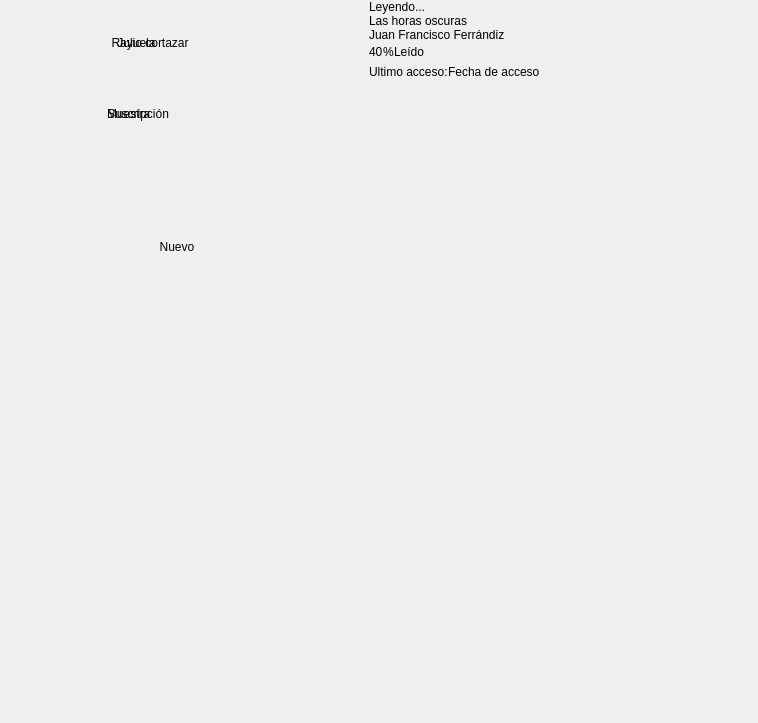
<?xml version="1.0" encoding="UTF-8"?>
<ui version="4.0">
 <class>LibraryReadingLineGridViewer</class>
 <widget class="QWidget" name="LibraryReadingLineGridViewer">
  <property name="geometry">
   <rect>
    <x>0</x>
    <y>0</y>
    <width>758</width>
    <height>723</height>
   </rect>
  </property>
  <property name="minimumSize">
   <size>
    <width>758</width>
    <height>723</height>
   </size>
  </property>
  <property name="maximumSize">
   <size>
    <width>758</width>
    <height>800</height>
   </size>
  </property>
  <property name="windowTitle">
   <string>Form</string>
  </property>
  <property name="styleSheet">
   <string notr="true"/>
  </property>
  <layout class="QVBoxLayout" name="verticalLayout_2">
   <property name="spacing">
    <number>0</number>
   </property>
   <property name="margin">
    <number>0</number>
   </property>
   <item>
    <widget class="QWidget" name="LibraryReadingLineGridViewerCont" native="true">
     <layout class="QVBoxLayout" name="verticalLayout_4">
      <property name="spacing">
       <number>0</number>
      </property>
      <property name="margin">
       <number>0</number>
      </property>
      <item>
       <widget class="LongPressWidget" name="mainBookInfoCont" native="true">
        <property name="minimumSize">
         <size>
          <width>758</width>
          <height>327</height>
         </size>
        </property>
        <widget class="QWidget" name="currentBookCont" native="true">
         <property name="geometry">
          <rect>
           <x>0</x>
           <y>0</y>
           <width>758</width>
           <height>339</height>
          </rect>
         </property>
         <layout class="QHBoxLayout" name="horizontalLayout">
          <property name="spacing">
           <number>0</number>
          </property>
          <property name="leftMargin">
           <number>20</number>
          </property>
          <property name="topMargin">
           <number>0</number>
          </property>
          <property name="rightMargin">
           <number>0</number>
          </property>
          <property name="bottomMargin">
           <number>0</number>
          </property>
          <item>
           <widget class="QWidget" name="coverCont" native="true">
            <layout class="QGridLayout" name="gridLayout_2">
             <property name="margin">
              <number>0</number>
             </property>
             <property name="spacing">
              <number>0</number>
             </property>
             <item row="2" column="1">
              <widget class="QWidget" name="coverTagsCont" native="true">
               <widget class="QLabel" name="titleLbl">
                <property name="geometry">
                 <rect>
                  <x>0</x>
                  <y>0</y>
                  <width>53</width>
                  <height>17</height>
                 </rect>
                </property>
                <property name="text">
                 <string>Rayuela</string>
                </property>
                <property name="alignment">
                 <set>Qt::AlignHCenter|Qt::AlignTop</set>
                </property>
                <property name="wordWrap">
                 <bool>true</bool>
                </property>
                <property name="indent">
                 <number>0</number>
                </property>
               </widget>
               <widget class="QLabel" name="authorLbl_2">
                <property name="geometry">
                 <rect>
                  <x>0</x>
                  <y>0</y>
                  <width>92</width>
                  <height>17</height>
                 </rect>
                </property>
                <property name="text">
                 <string>Julio cortazar</string>
                </property>
                <property name="alignment">
                 <set>Qt::AlignHCenter|Qt::AlignTop</set>
                </property>
                <property name="indent">
                 <number>0</number>
                </property>
               </widget>
               <widget class="QLabel" name="newTagLbl">
                <property name="geometry">
                 <rect>
                  <x>0</x>
                  <y>0</y>
                  <width>140</width>
                  <height>218</height>
                 </rect>
                </property>
                <property name="minimumSize">
                 <size>
                  <width>140</width>
                  <height>218</height>
                 </size>
                </property>
                <property name="maximumSize">
                 <size>
                  <width>140</width>
                  <height>218</height>
                 </size>
                </property>
                <property name="text">
                 <string>Nuevo</string>
                </property>
                <property name="alignment">
                 <set>Qt::AlignBottom|Qt::AlignHCenter</set>
                </property>
                <property name="margin">
                 <number>13</number>
                </property>
                <property name="indent">
                 <number>0</number>
                </property>
               </widget>
               <widget class="DegreesLabel45" name="sampleTagLbl">
                <property name="geometry">
                 <rect>
                  <x>0</x>
                  <y>0</y>
                  <width>173</width>
                  <height>85</height>
                 </rect>
                </property>
                <property name="minimumSize">
                 <size>
                  <width>173</width>
                  <height>85</height>
                 </size>
                </property>
                <property name="maximumSize">
                 <size>
                  <width>173</width>
                  <height>85</height>
                 </size>
                </property>
                <property name="text">
                 <string>Muestra</string>
                </property>
                <property name="alignment">
                 <set>Qt::AlignBottom|Qt::AlignLeading|Qt::AlignLeft</set>
                </property>
                <property name="indent">
                 <number>0</number>
                </property>
               </widget>
               <widget class="QLabel" name="coverLbl">
                <property name="geometry">
                 <rect>
                  <x>0</x>
                  <y>0</y>
                  <width>66</width>
                  <height>17</height>
                 </rect>
                </property>
                <property name="text">
                 <string/>
                </property>
                <property name="alignment">
                 <set>Qt::AlignCenter</set>
                </property>
               </widget>
               <widget class="DegreesLabel45" name="subscriptionTagLbl">
                <property name="geometry">
                 <rect>
                  <x>0</x>
                  <y>0</y>
                  <width>173</width>
                  <height>85</height>
                 </rect>
                </property>
                <property name="minimumSize">
                 <size>
                  <width>173</width>
                  <height>85</height>
                 </size>
                </property>
                <property name="maximumSize">
                 <size>
                  <width>173</width>
                  <height>85</height>
                 </size>
                </property>
                <property name="text">
                 <string>Suscripción</string>
                </property>
                <property name="alignment">
                 <set>Qt::AlignBottom|Qt::AlignLeading|Qt::AlignLeft</set>
                </property>
                <property name="indent">
                 <number>0</number>
                </property>
               </widget>
               <zorder>coverLbl</zorder>
               <zorder>titleLbl</zorder>
               <zorder>authorLbl_2</zorder>
               <zorder>newTagLbl</zorder>
               <zorder>sampleTagLbl</zorder>
               <zorder>subscriptionTagLbl</zorder>
              </widget>
             </item>
             <item row="1" column="2">
              <widget class="QLabel" name="topRightLbl">
               <property name="sizePolicy">
                <sizepolicy hsizetype="Expanding" vsizetype="Expanding">
                 <horstretch>0</horstretch>
                 <verstretch>0</verstretch>
                </sizepolicy>
               </property>
               <property name="minimumSize">
                <size>
                 <width>24</width>
                 <height>14</height>
                </size>
               </property>
               <property name="text">
                <string/>
               </property>
               <property name="indent">
                <number>0</number>
               </property>
              </widget>
             </item>
             <item row="3" column="1">
              <widget class="QLabel" name="bottomCenterLbl">
               <property name="sizePolicy">
                <sizepolicy hsizetype="Expanding" vsizetype="Expanding">
                 <horstretch>0</horstretch>
                 <verstretch>0</verstretch>
                </sizepolicy>
               </property>
               <property name="text">
                <string/>
               </property>
               <property name="indent">
                <number>0</number>
               </property>
              </widget>
             </item>
             <item row="1" column="0">
              <widget class="QLabel" name="topLeftLbl">
               <property name="sizePolicy">
                <sizepolicy hsizetype="Expanding" vsizetype="Expanding">
                 <horstretch>0</horstretch>
                 <verstretch>0</verstretch>
                </sizepolicy>
               </property>
               <property name="minimumSize">
                <size>
                 <width>25</width>
                 <height>14</height>
                </size>
               </property>
               <property name="text">
                <string/>
               </property>
               <property name="indent">
                <number>0</number>
               </property>
              </widget>
             </item>
             <item row="1" column="1">
              <widget class="QLabel" name="topCenterLbl">
               <property name="sizePolicy">
                <sizepolicy hsizetype="Expanding" vsizetype="Expanding">
                 <horstretch>0</horstretch>
                 <verstretch>0</verstretch>
                </sizepolicy>
               </property>
               <property name="text">
                <string/>
               </property>
               <property name="indent">
                <number>0</number>
               </property>
              </widget>
             </item>
             <item row="3" column="2">
              <widget class="QLabel" name="bottomRightLbl">
               <property name="sizePolicy">
                <sizepolicy hsizetype="Expanding" vsizetype="Expanding">
                 <horstretch>0</horstretch>
                 <verstretch>0</verstretch>
                </sizepolicy>
               </property>
               <property name="minimumSize">
                <size>
                 <width>19</width>
                 <height>20</height>
                </size>
               </property>
               <property name="styleSheet">
                <string notr="true"/>
               </property>
               <property name="text">
                <string/>
               </property>
               <property name="indent">
                <number>0</number>
               </property>
              </widget>
             </item>
             <item row="2" column="2">
              <widget class="QLabel" name="centerRightLbl">
               <property name="sizePolicy">
                <sizepolicy hsizetype="Expanding" vsizetype="Expanding">
                 <horstretch>0</horstretch>
                 <verstretch>0</verstretch>
                </sizepolicy>
               </property>
               <property name="minimumSize">
                <size>
                 <width>24</width>
                 <height>260</height>
                </size>
               </property>
               <property name="text">
                <string/>
               </property>
               <property name="indent">
                <number>0</number>
               </property>
              </widget>
             </item>
             <item row="2" column="3">
              <spacer name="horizontalSpacer_2">
               <property name="orientation">
                <enum>Qt::Horizontal</enum>
               </property>
               <property name="sizeHint" stdset="0">
                <size>
                 <width>40</width>
                 <height>20</height>
                </size>
               </property>
              </spacer>
             </item>
             <item row="2" column="0">
              <widget class="QLabel" name="centerLeftLbl">
               <property name="sizePolicy">
                <sizepolicy hsizetype="Expanding" vsizetype="Expanding">
                 <horstretch>0</horstretch>
                 <verstretch>0</verstretch>
                </sizepolicy>
               </property>
               <property name="minimumSize">
                <size>
                 <width>25</width>
                 <height>260</height>
                </size>
               </property>
               <property name="text">
                <string/>
               </property>
               <property name="indent">
                <number>0</number>
               </property>
              </widget>
             </item>
             <item row="3" column="0">
              <widget class="QLabel" name="bottomLeftLbl">
               <property name="sizePolicy">
                <sizepolicy hsizetype="Expanding" vsizetype="Expanding">
                 <horstretch>0</horstretch>
                 <verstretch>0</verstretch>
                </sizepolicy>
               </property>
               <property name="minimumSize">
                <size>
                 <width>25</width>
                 <height>20</height>
                </size>
               </property>
               <property name="text">
                <string/>
               </property>
               <property name="indent">
                <number>0</number>
               </property>
              </widget>
             </item>
             <item row="4" column="2">
              <spacer name="verticalSpacer_8">
               <property name="orientation">
                <enum>Qt::Vertical</enum>
               </property>
               <property name="sizeHint" stdset="0">
                <size>
                 <width>20</width>
                 <height>40</height>
                </size>
               </property>
              </spacer>
             </item>
             <item row="4" column="1">
              <spacer name="verticalSpacer_5">
               <property name="orientation">
                <enum>Qt::Vertical</enum>
               </property>
               <property name="sizeHint" stdset="0">
                <size>
                 <width>20</width>
                 <height>40</height>
                </size>
               </property>
              </spacer>
             </item>
             <item row="4" column="0">
              <spacer name="verticalSpacer_4">
               <property name="orientation">
                <enum>Qt::Vertical</enum>
               </property>
               <property name="sizeHint" stdset="0">
                <size>
                 <width>20</width>
                 <height>40</height>
                </size>
               </property>
              </spacer>
             </item>
             <item row="0" column="0">
              <spacer name="verticalSpacer_6">
               <property name="orientation">
                <enum>Qt::Vertical</enum>
               </property>
               <property name="sizeHint" stdset="0">
                <size>
                 <width>20</width>
                 <height>40</height>
                </size>
               </property>
              </spacer>
             </item>
             <item row="0" column="1">
              <spacer name="verticalSpacer_7">
               <property name="orientation">
                <enum>Qt::Vertical</enum>
               </property>
               <property name="sizeHint" stdset="0">
                <size>
                 <width>20</width>
                 <height>40</height>
                </size>
               </property>
              </spacer>
             </item>
             <item row="0" column="2">
              <spacer name="verticalSpacer_9">
               <property name="orientation">
                <enum>Qt::Vertical</enum>
               </property>
               <property name="sizeHint" stdset="0">
                <size>
                 <width>20</width>
                 <height>40</height>
                </size>
               </property>
              </spacer>
             </item>
            </layout>
            <zorder>bottomCenterLbl</zorder>
            <zorder>coverTagsCont</zorder>
            <zorder>bottomLeftLbl</zorder>
            <zorder>bottomRightLbl</zorder>
            <zorder>topRightLbl</zorder>
            <zorder>centerLeftLbl</zorder>
            <zorder>centerRightLbl</zorder>
            <zorder>topLeftLbl</zorder>
            <zorder>topCenterLbl</zorder>
            <zorder>verticalSpacer_8</zorder>
            <zorder>verticalSpacer_5</zorder>
            <zorder>verticalSpacer_4</zorder>
            <zorder>verticalSpacer_6</zorder>
            <zorder>verticalSpacer_7</zorder>
            <zorder>verticalSpacer_9</zorder>
           </widget>
          </item>
          <item>
           <widget class="QWidget" name="currentBookData" native="true">
            <property name="sizePolicy">
             <sizepolicy hsizetype="Expanding" vsizetype="Ignored">
              <horstretch>0</horstretch>
              <verstretch>0</verstretch>
             </sizepolicy>
            </property>
            <layout class="QVBoxLayout" name="currentBookData2">
             <property name="spacing">
              <number>0</number>
             </property>
             <property name="margin">
              <number>0</number>
             </property>
             <item>
              <widget class="QLabel" name="readingLbl">
               <property name="text">
                <string>Leyendo...</string>
               </property>
               <property name="indent">
                <number>0</number>
               </property>
              </widget>
             </item>
             <item>
              <widget class="ElidedLabel" name="bookTitleLbl">
               <property name="text">
                <string>Las horas oscuras</string>
               </property>
               <property name="wordWrap">
                <bool>true</bool>
               </property>
               <property name="indent">
                <number>0</number>
               </property>
              </widget>
             </item>
             <item>
              <widget class="ElidedLabel" name="authorLbl">
               <property name="text">
                <string>Juan Francisco Ferrándiz</string>
               </property>
               <property name="wordWrap">
                <bool>true</bool>
               </property>
               <property name="indent">
                <number>0</number>
               </property>
              </widget>
             </item>
             <item>
              <layout class="QHBoxLayout" name="pagCont">
               <property name="spacing">
                <number>0</number>
               </property>
               <property name="leftMargin">
                <number>0</number>
               </property>
               <item>
                <widget class="QLabel" name="readingPercentLbl">
                 <property name="text">
                  <string>40</string>
                 </property>
                 <property name="indent">
                  <number>0</number>
                 </property>
                </widget>
               </item>
               <item>
                <widget class="QLabel" name="percentLbl">
                 <property name="text">
                  <string>%</string>
                 </property>
                </widget>
               </item>
               <item>
                <widget class="QLabel" name="readLbl">
                 <property name="text">
                  <string>Leído</string>
                 </property>
                 <property name="indent">
                  <number>0</number>
                 </property>
                </widget>
               </item>
               <item>
                <spacer name="horizontalSpacer">
                 <property name="orientation">
                  <enum>Qt::Horizontal</enum>
                 </property>
                 <property name="sizeHint" stdset="0">
                  <size>
                   <width>40</width>
                   <height>20</height>
                  </size>
                 </property>
                </spacer>
               </item>
              </layout>
             </item>
             <item>
              <layout class="QHBoxLayout" name="lastAccessCont">
               <property name="spacing">
                <number>0</number>
               </property>
               <property name="leftMargin">
                <number>0</number>
               </property>
               <property name="topMargin">
                <number>0</number>
               </property>
               <item>
                <widget class="QLabel" name="lastAccessLbl">
                 <property name="text">
                  <string>Ultimo acceso:</string>
                 </property>
                </widget>
               </item>
               <item>
                <widget class="QLabel" name="dateAccessLbl">
                 <property name="text">
                  <string>Fecha de acceso</string>
                 </property>
                </widget>
               </item>
               <item>
                <spacer name="horizontalSpacer_3">
                 <property name="orientation">
                  <enum>Qt::Horizontal</enum>
                 </property>
                 <property name="sizeHint" stdset="0">
                  <size>
                   <width>40</width>
                   <height>20</height>
                  </size>
                 </property>
                </spacer>
               </item>
              </layout>
             </item>
             <item>
              <spacer name="verticalSpacer_2">
               <property name="orientation">
                <enum>Qt::Vertical</enum>
               </property>
               <property name="sizeHint" stdset="0">
                <size>
                 <width>20</width>
                 <height>40</height>
                </size>
               </property>
              </spacer>
             </item>
            </layout>
           </widget>
          </item>
          <item>
           <spacer name="horizontalSpacer_4">
            <property name="orientation">
             <enum>Qt::Horizontal</enum>
            </property>
            <property name="sizeType">
             <enum>QSizePolicy::Maximum</enum>
            </property>
            <property name="sizeHint" stdset="0">
             <size>
              <width>40</width>
              <height>20</height>
             </size>
            </property>
           </spacer>
          </item>
         </layout>
        </widget>
       </widget>
      </item>
      <item>
       <spacer name="verticalSpacer">
        <property name="orientation">
         <enum>Qt::Vertical</enum>
        </property>
        <property name="sizeHint" stdset="0">
         <size>
          <width>20</width>
          <height>40</height>
         </size>
        </property>
       </spacer>
      </item>
      <item>
       <widget class="LibraryLineGridViewerItem" name="book1" native="true"/>
      </item>
      <item>
       <widget class="LibraryLineGridViewerItem" name="book2" native="true"/>
      </item>
      <item>
       <widget class="LibraryLineGridViewerItem" name="book3" native="true"/>
      </item>
      <item>
       <spacer name="verticalSpacer_10">
        <property name="orientation">
         <enum>Qt::Vertical</enum>
        </property>
        <property name="sizeHint" stdset="0">
         <size>
          <width>20</width>
          <height>40</height>
         </size>
        </property>
       </spacer>
      </item>
      <item>
       <widget class="LibraryPageHandler" name="VerticalPagerHandler" native="true">
        <property name="minimumSize">
         <size>
          <width>0</width>
          <height>51</height>
         </size>
        </property>
        <property name="maximumSize">
         <size>
          <width>16777215</width>
          <height>64</height>
         </size>
        </property>
        <property name="styleSheet">
         <string notr="true"/>
        </property>
       </widget>
      </item>
     </layout>
    </widget>
   </item>
   <item>
    <spacer name="verticalSpacer_3">
     <property name="orientation">
      <enum>Qt::Vertical</enum>
     </property>
     <property name="sizeHint" stdset="0">
      <size>
       <width>20</width>
       <height>40</height>
      </size>
     </property>
    </spacer>
   </item>
  </layout>
 </widget>
 <customwidgets>
  <customwidget>
   <class>LibraryPageHandler</class>
   <extends>QWidget</extends>
   <header>LibraryPageHandler.h</header>
   <container>1</container>
  </customwidget>
  <customwidget>
   <class>ElidedLabel</class>
   <extends>QLabel</extends>
   <header>ElidedLabel.h</header>
  </customwidget>
  <customwidget>
   <class>DegreesLabel45</class>
   <extends>QLabel</extends>
   <header>DegreesLabel45.h</header>
  </customwidget>
  <customwidget>
   <class>LongPressWidget</class>
   <extends>QWidget</extends>
   <header>LongPressWidget.h</header>
   <container>1</container>
  </customwidget>
  <customwidget>
   <class>LibraryLineGridViewerItem</class>
   <extends>QWidget</extends>
   <header location="global">LibraryLineGridViewerItem.h</header>
   <container>1</container>
  </customwidget>
 </customwidgets>
 <resources/>
 <connections/>
</ui>
